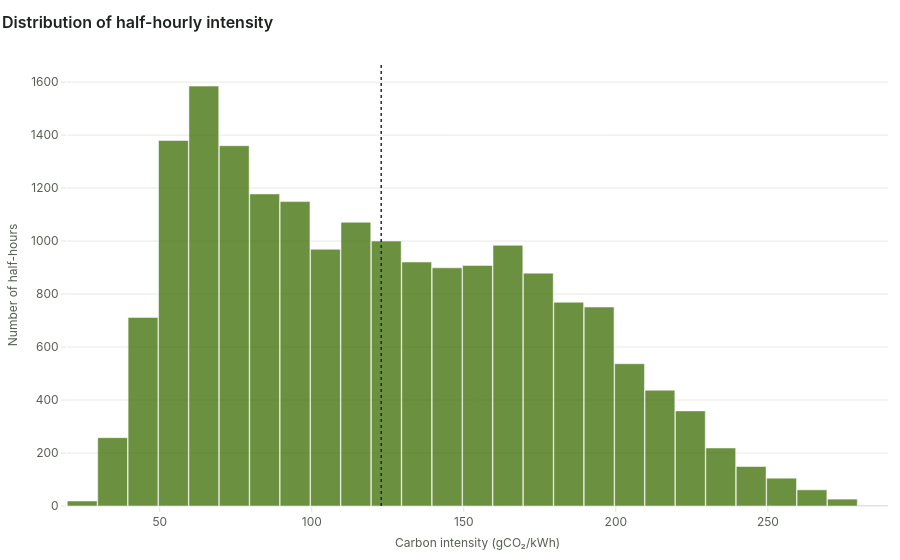

This figure's notebook cell:
### Markdown cell above
## 7. Univariate analysis

### Code cell
st_ = summary_stats(a)
say(f"Mean **{st_['mean']:.0f}**, median **{st_['median']:.0f}**, SD {st_['std']:.0f} gCO₂/kWh. "
    f"10th–90th percentile {st_['p10']:.0f}–{st_['p90']:.0f}. Minimum {st_['min']:.0f} "
    f"({st_['min_at']:%Y-%m-%d %H:%M} UTC), maximum {st_['max']:.0f} ({st_['max_at']:%Y-%m-%d %H:%M} UTC). "
    f"Skewness {a['actual'].skew():.2f}: " + ("roughly symmetric." if abs(a['actual'].skew()) < 0.5 else
    ("a long tail of high-intensity half-hours." if a['actual'].skew() > 0 else "a long tail of low-intensity half-hours.")))
charts.histogram(a["actual"], "Distribution of half-hourly intensity", "Carbon intensity (gCO₂/kWh)", vline=st_["mean"])

### Figure 1 — Plotly figure (JSON) as saved in the notebook; plotly's stock layout.template omitted (floating-point values rounded to 4 significant figures; data arrays with more than 128 entries replaced by an {"elided": "..."} marker saying what was removed)
{"data": [{"hovertemplate": "%{x}<br>%{y:,} half-hours<extra></extra>", "marker": {"color": "rgba(71,117,16,0.8)", "line": {"color": "white", "width": 0.5}}, "nbinsx": 50, "type": "histogram", "x": {"elided": "18687 float values"}}], "layout": {"bargap": 0.02, "hovermode": "closest", "shapes": [{"line": {"color": "#23282F", "dash": "dot", "width": 1.5}, "type": "line", "x0": 122.8, "x1": 122.8, "xref": "x", "y0": 0, "y1": 1, "yref": "y domain"}], "title": {"text": "Distribution of half-hourly intensity"}, "xaxis": {"title": {"text": "Carbon intensity (gCO₂/kWh)"}}, "yaxis": {"title": {"text": "Number of half-hours"}}}}
